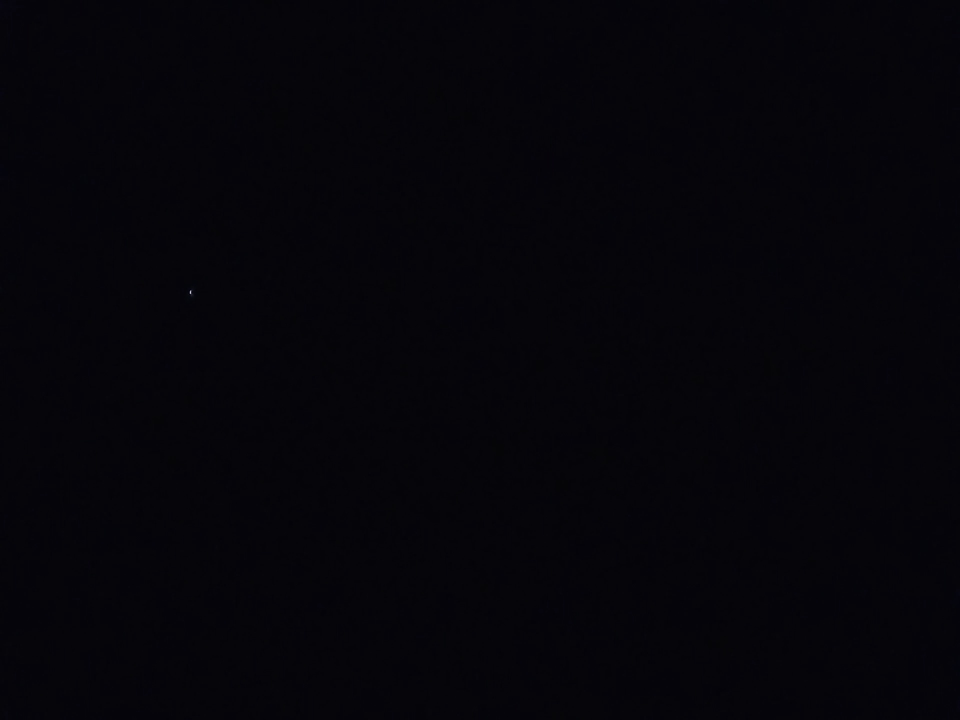
#> input picture raspberry_codes/trajectoire/frames/0.jpg, 1920 x 1440 px, given in place of the camera (shown at 1/2 size)
$ python RPI.py
#> lines starting #> are read from the running program, lines starting #| are printed output that depends on the picture; after the words box and inside, x2 and y2 are one past the last pixel; in counts of white or black regions, pixels touching at a corner belong together
### raspberry_codes/trajectoire/AStar.py
# -*- coding: utf-8 -*-
"""
Created on Tue Jul 07 15:56:00 2015
@author: S. Bertrand

ASSUMPTION on coordinate system for the map :

        y
        ^(0, dimY-1)  (dimX-1, dimY-1)
        |
        |(0,0)           (dimX-1,0)
        ------------------------>  x

ASSUMPTION on node  numerotation :

        y
        ^....    ....      ...dimX*dimY-1
        |dimX  dimX+1 .... ....
        |0   1   2   ...   dimX-1
        ------------------------>  x

"""

# test


import random
import matplotlib.pyplot as plt
import matplotlib.patches as patches
import numpy as np


class Node:

    # [19 lines left out: functions __init__, __repr__, __str__, not called in this run]

# --- end of node class -------------------------


class Graph:

    def __init__(self, nbOfNodes, adjacency=4):
        self.nbOfNodes = nbOfNodes
        self.listOfNodes = []
        self.adjacencyMatrix = np.zeros([nbOfNodes, nbOfNodes])
        self.adjacency = adjacency  # 4 or 8-adjacencies

    # return list of numeros of successor nodes of node no nodeNo
    # [6 lines left out: function succNoOfNode, not called in this run]


# --- end of graph class -------------------------


class Map:

    def __init__(self, dimX, dimY, adjacency=4):
        self.dimX = dimX
        self.dimY = dimY
        self.occupancy = np.zeros([dimX, dimY]) # occupancy grid. 0 : free cell, 1 : obstacle
        self.coordinateX = np.zeros([dimX, dimY]) # coordinate x of the point
        self.coordinateY = np.zeros([dimX, dimY]) # coordinate y of the point
        self.graph = Graph(dimX*dimY, adjacency)

    # init coordinates (see assumption at the begining of this file)
    # [208 lines left out: functions initCoordinates, loadOccupancy, generateRandObstacles, generateGraph, generateAdjacencyMatrix, plot and 4 more, not called in this run]


# --- end of map class ---------------------------


# ---- define heuristic function and distance cost function for ASTAR -----
def heuristic(node, nodeGoal):
    return euclidianDist(node, nodeGoal)
    #return manhattanDist(node, nodeGoal)

def distance(node1, node2):
    return euclidianDist(node1, node2)
    #return manhattanDist(node1, node2)
# --- end of Astar ------------------------------


# distances

# [10 lines left out: functions manhattanDist, euclidianDist, not called in this run]


# main  (executed if this file is runned)
# [46 lines that do not run on import are left out]

### raspberry_codes/trajectoire/RPI.py
# -*- coding: utf-8 -*-

# RF24 imports
import sys
import time
import struct
#from RF24 import RF24, RF24_PA_LOW

# library imports
from typing import Mapping
import cv2 as cv
import matplotlib.pyplot as plt
import numpy as np
import math

# personal functions import
from functions import *

# robotic libraries import
import Robot as rob
import Timer as tmr
import AStar


class Coord():
    def __init__(self):
        self.x = 0
        self.y = 0

def map(x, in_min, in_max, out_min, out_max):
    return int((x - in_min) * (out_max - out_min) / (in_max - in_min) + out_min)

def on_move(event):
    # get the x and y pixel coords
    x, y = event.x, event.y
    if event.inaxes:
        ax = event.inaxes  # the axes instance

def on_click(event):
    if event.button is MouseButton.LEFT:
        coord.x = event.xdata
        coord.y = event.ydata
        plt.disconnect(binding_id)
        plt.close()


# VARIABLES GLOABLES
LOGITECH_RESIZE_HEIGHT = 90
LOGITECH_RESIZE_WIDTH = 160
MACBOOK_CAM_RESIZE_HEIGHT = 288
MACBOOK_CAM_RESIZE_WIDTH = 352
capX = 0
capY = 0
name = "spirale.jpg"


# 1. Get VideoCapture dimensions

# 1.1. Ouvrir le flux video
cap = cv.VideoCapture(0)
if not cap.isOpened():
    print("Cannot open camera")
    exit()

# 1.2. Récupérer les dimensions dans capX et capY
capX = cap.get(cv.CAP_PROP_FRAME_WIDTH)
capY = cap.get(cv.CAP_PROP_FRAME_HEIGHT)


# 2. Set VideoCapture dimensions to (capX = 160, capY = 90)

# 2.0. On vérifie les valeurs des variables avant modification
# print("capX = " + str(capX))
# print("capY = " + str(capY))

# 2.1. Set dimensions
cap.set(cv.CAP_PROP_FRAME_WIDTH, LOGITECH_RESIZE_WIDTH)
cap.set(cv.CAP_PROP_FRAME_HEIGHT, LOGITECH_RESIZE_HEIGHT)

# 2.2. On récupère les nouvelles valeurs dans capX et capY
capX = cap.get(cv.CAP_PROP_FRAME_WIDTH)#160
capY = cap.get(cv.CAP_PROP_FRAME_HEIGHT)#90

# 2.3. On vérifie les valeurs des variables après modification
# print("capX = " + str(capX))
# print("capY = " + str(capY))

# 2.4. On vérifie la possibilité de prendre une capture dans le flux
success, frame = cap.read()
#> frame is the input picture: shape (1440, 1920, 3); mean B, G, R 9.9, 4.6, 5.6
if success is True :
    capY = int(frame.shape[0])
#> capY = 1440
    capX = int(frame.shape[1])
#> capX = 1920
else :
    print("Problem capturing a frame")
    exit()


# 3. Set draw img at VideoCapture new dimensions

# 3.1. Import image
img = cv.imread(name)
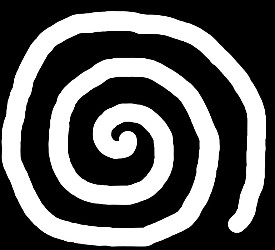
#> input picture raspberry_codes/trajectoire/spirale.jpg, 275 x 250 px
#> img is the input picture: shape (250, 275, 3); min 0, max 255, mean 95.6

# 3.2. Resize image at VideoCapture dimensions / 10
capX = round(capX/10)
#> capX = 192
capY = round(capY/10)
#> capY = 144
img = cv.resize(img, (capX, capY))
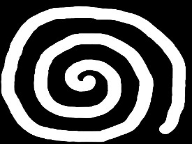
#> img: shape (144, 192, 3); min 0, max 255, mean 95.6

# 3.3. Check values
print("capX = " + str(capX) + " and imgX = " + str(img.shape[1]))
#| capX = 192 and imgX = 192
print("capY = " + str(capY) + " and imgY = " + str(img.shape[0]))
#| capY = 144 and imgY = 144


# 4. Générer une grille d'occupation à partir de l'image

# 4.1. Passage en nuances de gris
img = cv.cvtColor(img, cv.COLOR_BGR2GRAY)
#> img: shape (144, 192)

# 4.2. Passage en binaire
img = cv.threshold(img, 200, 1, 0)
img = img[1]
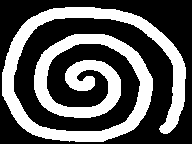
#> img: shape (144, 192); values 0 (black) and 1 (white), 36% white; 1 white region, box (x1, y1, x2, y2) and area: (2, 7, 186, 142) 9957

# 4.3. Inversion des obstacles et des cases libres
for i in range(len(img)):
    for j in range (len(img[0])) :
        if img[i][j] == 0:
            img[i][j] = 1
        else :
            img[i][j] = 0
#> this loop made 144 passes

# 4.4. Chargement du tableau occupancyGrid
wait=[]
list=[]
for y in range(0, capX):
    for x in range(0, capY):
        wait.append(img[x][y])
    list.append(wait)
    wait=[]
#> after the loop, list = 192 items
list = np.array(list)
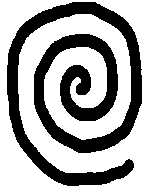
#> list: shape (192, 144); values 0 (black) and 1 (white), 64% white; 1 black region, box (x1, y1, x2, y2) and area: (7, 2, 142, 186) 9957
occupancyGrid = list


# 5. Sélectionner les noeuds de départ et d'arrivée sur la carte

# 5.1. Création de la carte (objet Map)
adjacency = 4
carte = AStar.Map(capX, capY, adjacency)
#> (the run stopped early here; a loop or call above may not have finished)
